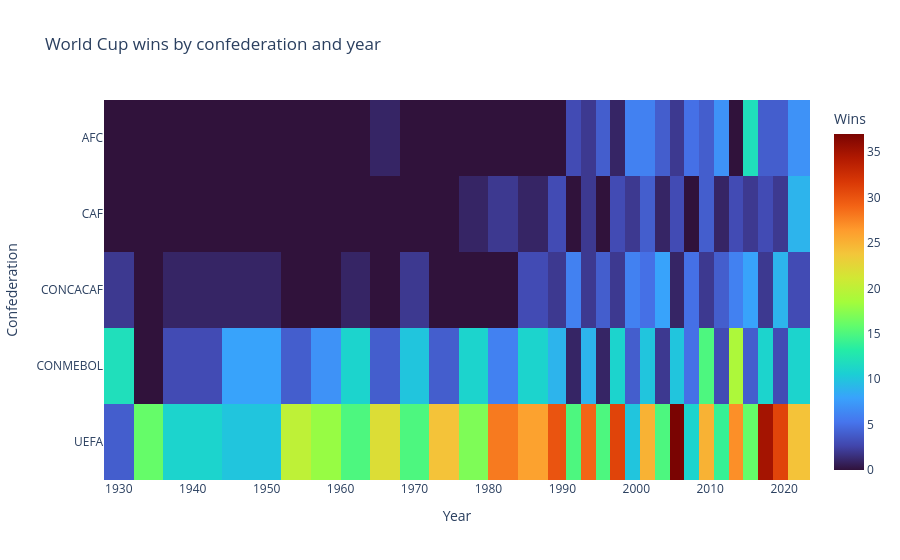

The notebook cell saved with this chart:
### Code cell
#### Vizualize the data using plotly express, creating a heatmap of wins by confederation and year, with a color scale that emphasizes the differences in the number of wins.

df_confed_wins = df_confed[df_confed["result"] == "Win"].copy()

apply_short_names = {"Union of European Football Associations" : "UEFA", "Confederation of African Football" : "CAF", "Confederation of North, Central American and Caribbean Association Football" : "CONCACAF", "Asian Football Confederation" : "AFC", "South American Football Confederation" : "CONMEBOL", "Oceania Football Confederation" : "OFC", "Confederation of Independent Football Associations" : "CONIFA"}
df_confed_wins["confederation_name"] = df_confed_wins["confederation_name"].replace(apply_short_names)

heatmap_data = df_confed_wins.pivot(
    index="confederation_name",
    columns="year",
    values="n_matches"
).fillna(0)

fig = px.imshow(
    heatmap_data,
    aspect="equal",
    title="World Cup wins by confederation and year",
    labels=dict(x="Year", y="Confederation", color="Wins"),
    color_continuous_scale="turbo"  # Turbo színskála beállítása
)
fig.update_layout(template="plotly_white")
fig.show()

### Figure 1 — Plotly figure (JSON) as saved in the notebook; plotly's stock layout.template omitted (floating-point values rounded to 4 significant figures; data arrays with more than 128 entries replaced by an {"elided": "..."} marker saying what was removed)
{"data": [{"coloraxis": "coloraxis", "hovertemplate": "Year: %{x}<br>Confederation: %{y}<br>Wins: %{z}<extra></extra>", "name": "0", "type": "heatmap", "x": [1930, 1934, 1938, 1950, 1954, 1958, 1962, 1966, 1970, 1974, 1978, 1982, 1986, 1990, 1991, 1994, 1995, 1998, 1999, 2002, 2003, 2006, 2007, 2010, 2011, 2014, 2015, 2018, 2019, 2022], "xaxis": "x", "y": ["AFC", "CAF", "CONCACAF", "CONMEBOL", "UEFA"], "yaxis": "y", "z": {"elided": "5x30 float values"}}], "layout": {"coloraxis": {"colorbar": {"title": {"text": "Wins"}}, "colorscale": [[0, "#30123b"], [0.07143, "#4145ab"], [0.1429, "#4675ed"], [0.2143, "#39a2fc"], [0.2857, "#1bcfd4"], [0.3571, "#24eca6"], [0.4286, "#61fc6c"], [0.5, "#a4fc3b"], [0.5714, "#d1e834"], [0.6429, "#f3c63a"], [0.7143, "#fe9b2d"], [0.7857, "#f36315"], [0.8571, "#d93806"], [0.9286, "#b11901"], [1, "#7a0402"]]}, "title": {"text": "World Cup wins by confederation and year"}, "xaxis": {"anchor": "y", "constrain": "domain", "domain": [0, 1], "scaleanchor": "y", "title": {"text": "Year"}}, "yaxis": {"anchor": "x", "autorange": "reversed", "constrain": "domain", "domain": [0, 1], "title": {"text": "Confederation"}}}}
